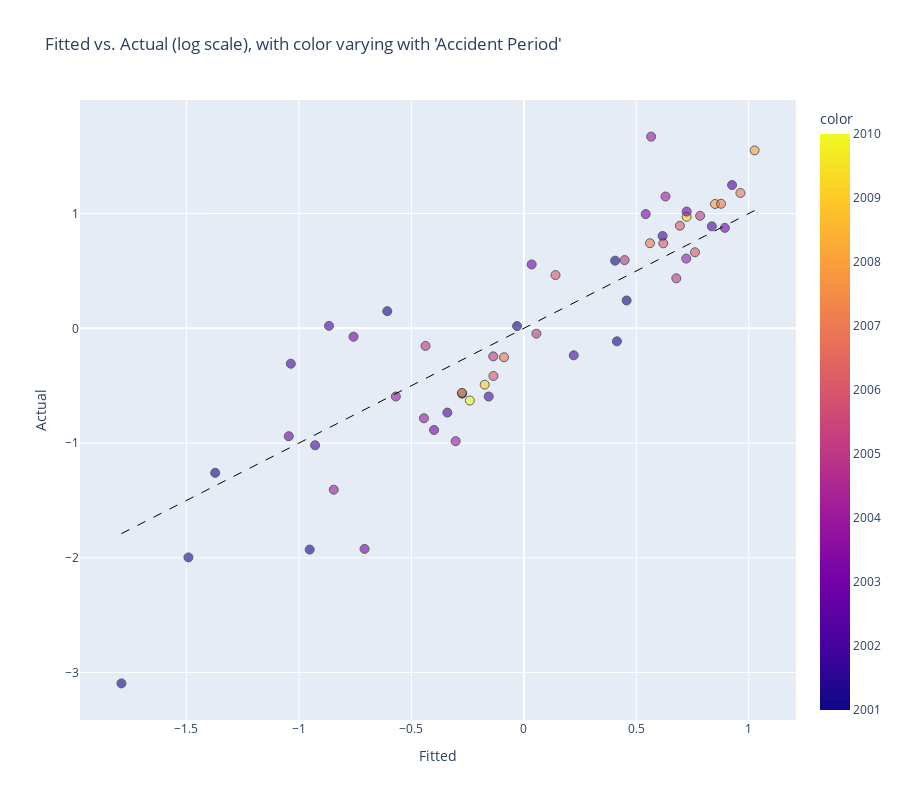

This figure's notebook cell:
### Code cell
#test 
rky.icrfs.FitPlot('acc')

### Figure 1 — Plotly figure (JSON) as saved in the notebook; plotly's stock layout.template omitted (floating-point values rounded to 4 significant figures; data arrays with more than 128 entries replaced by an {"elided": "..."} marker saying what was removed)
{"data": [{"customdata": {"elided": "55x5 float values"}, "hovertemplate": "Fitted=%{x}<br>Actual=%{y}<br>Accident Period=%{customdata[0]}<br>Development Period=%{customdata[1]}<br>Calendar Period=%{customdata[2]}<br>Hetero Adjustment=%{customdata[3]}<br>yhat=%{customdata[4]}<br>color=%{marker.color}<extra></extra>", "legendgroup": "", "marker": {"color": [2001, 2002, 2003, 2004, 2005, 2006, 2007, 2008, 2009, 2010, 2001, 2002, 2003, 2004, 2005, 2006, 2007, 2008, 2009, 2001, 2002, 2003, 2004, 2005, 2006, 2007, 2008, 2001, 2002, 2003, 2004, 2005, 2006, 2007, 2001, 2002, 2003, 2004, 2005, 2006, 2001, 2002, 2003, 2004, 2005, 2001, 2002, 2003, 2004, 2001, 2002, 2003, 2001, 2002, 2001], "coloraxis": "coloraxis", "line": {"color": "black", "width": 1}, "opacity": 0.6, "size": 9, "symbol": "circle"}, "mode": "markers", "name": "", "orientation": "v", "showlegend": false, "type": "scatter", "x": [-0.274, -0.156, -0.399, -0.444, -0.136, -0.135, -0.088, -0.275, -0.174, -0.24, 0.406, 0.617, 0.542, 0.63, 0.678, 0.694, 0.561, 0.85, 0.724, 0.457, 0.836, 0.894, 0.722, 0.784, 0.62, 0.963, 1.026, 0.414, 0.926, 0.724, 0.566, 0.448, 0.761, 0.877, -0.03, 0.222, 0.035, -0.303, 0.056, 0.141, -0.607, -0.34, -0.708, -0.569, -0.437, -0.952, -0.866, -0.757, -0.845, -1.491, -0.928, -1.045, -1.372, -1.036, -1.789], "xaxis": "x", "y": [-0.569, -0.594, -0.886, -0.784, -0.244, -0.415, -0.252, -0.562, -0.491, -0.629, 0.59, 0.805, 0.996, 1.149, 0.436, 0.894, 0.742, 1.084, 0.972, 0.243, 0.889, 0.876, 0.608, 0.981, 0.741, 1.18, 1.551, -0.113, 1.249, 1.018, 1.671, 0.595, 0.663, 1.086, 0.02, -0.235, 0.557, -0.983, -0.046, 0.464, 0.15, -0.734, -1.922, -0.594, -0.153, -1.928, 0.022, -0.073, -1.406, -1.996, -1.019, -0.94, -1.259, -0.308, -3.094], "yaxis": "y"}], "layout": {"coloraxis": {"colorbar": {"title": {"text": "color"}}, "colorscale": [[0, "#0d0887"], [0.1111, "#46039f"], [0.2222, "#7201a8"], [0.3333, "#9c179e"], [0.4444, "#bd3786"], [0.5556, "#d8576b"], [0.6667, "#ed7953"], [0.7778, "#fb9f3a"], [0.8889, "#fdca26"], [1, "#f0f921"]]}, "height": 800, "legend": {"tracegroupgap": 0}, "shapes": [{"line": {"color": "black", "dash": "dash", "width": 1}, "type": "line", "x0": -1.789, "x1": 1.026, "y0": -1.789, "y1": 1.026}], "title": {"text": "Fitted vs. Actual (log scale), with color varying with 'Accident Period'"}, "xaxis": {"anchor": "y", "domain": [0, 1], "title": {"text": "Fitted"}}, "yaxis": {"anchor": "x", "domain": [0, 1], "title": {"text": "Actual"}}}}
